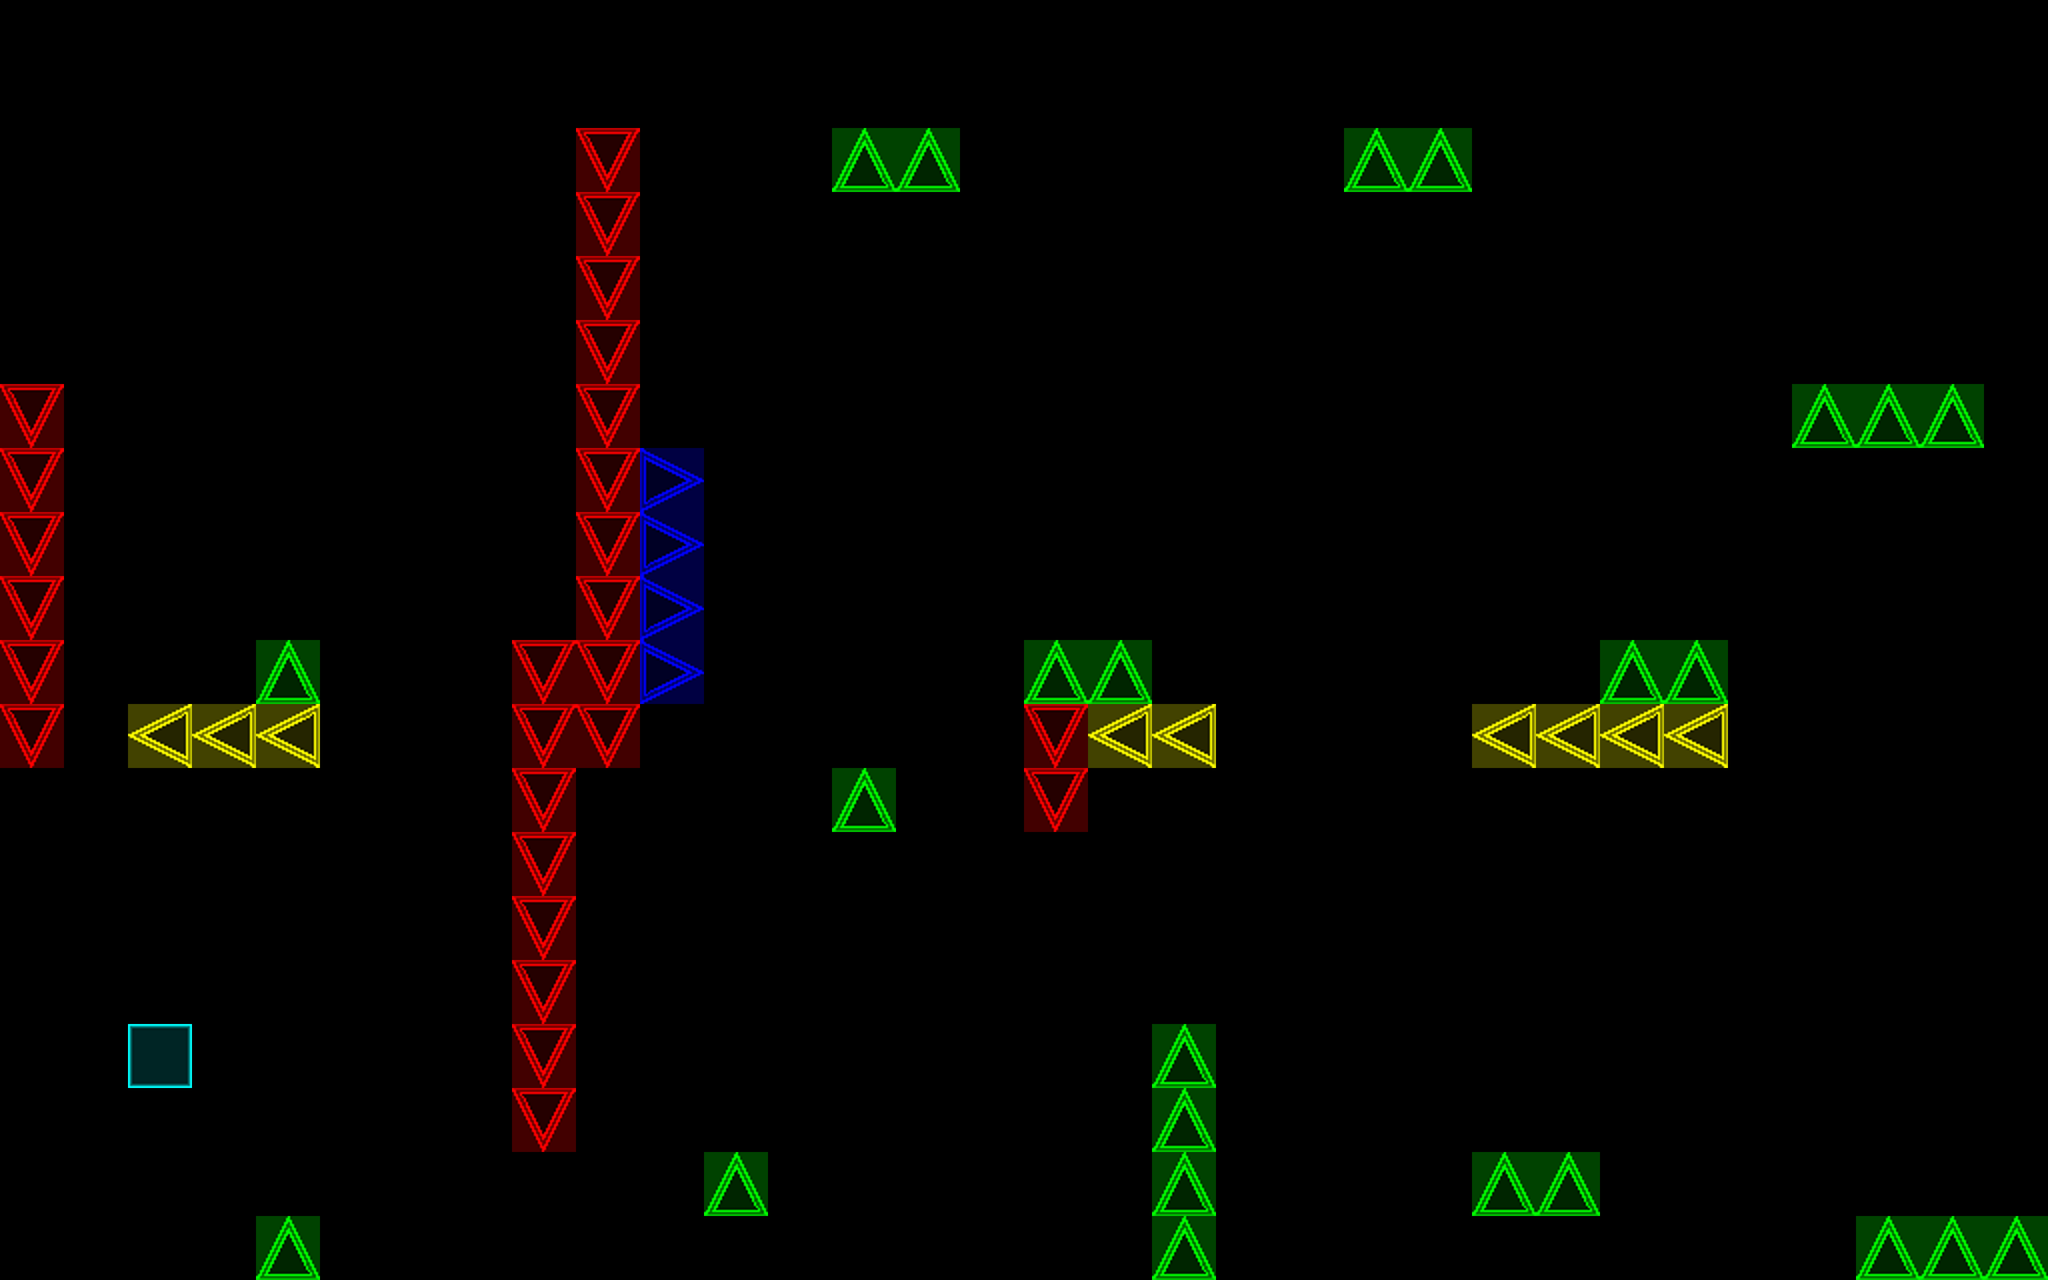

Rendered tile map (Tiled .tmx) drawn with the repository's tilesets; below, a short description and the map source with its tile grids summarised:
An orthogonal 32x20 tile map with 128x128 px tiles, 1 tile layer (Tile Layer 2) and 1 object (Player).

<map version="1.0" orientation="orthogonal" width="32" height="20" tilewidth="128" tileheight="128">
 <tileset firstgid="1" name="sheet" tilewidth="128" tileheight="128">
  <image source="sheet128.png" width="640" height="128" />
 </tileset>
 <layer name="Tile Layer 2" width="32" height="20">
  <data>[640 cells, 64 non-empty, 5 distinct tile ids]</data>
 </layer>
 <objectgroup name="Objects" width="128" height="20">
  <object name="Player" x="3840" y="2176" width="128" height="128" />
 </objectgroup>
</map>
